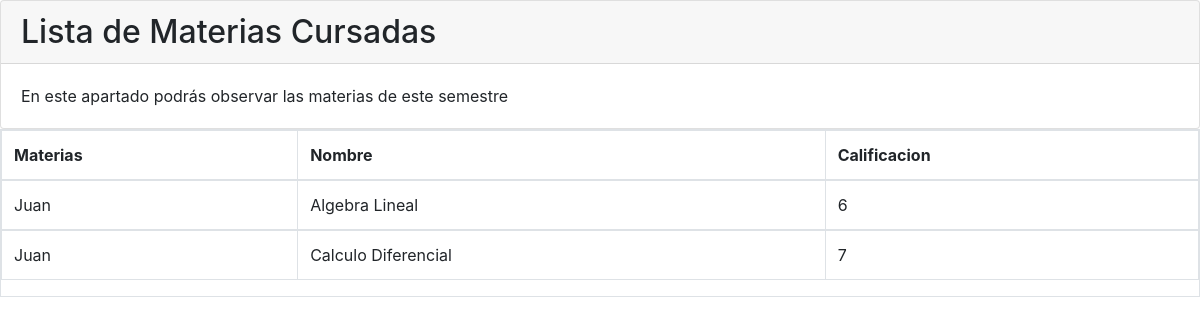
/pruebas.php, run on the app's committed database.
### tables this page shows
CREATE TABLE `cat_alumnos_has_materia` (
  `Cve_Alumno` int(11) NOT NULL,
  `Cve_Materia` int(11) NOT NULL,
  `Cve_Semestre` int(11) NOT NULL,
  `Calificacion` varchar(50) DEFAULT NULL
);

CREATE TABLE `cat_alumnos` (
  `Cve_Alumnos` int(11) NOT NULL,
  `Nombre` varchar(45) DEFAULT NULL,
  `Apellido` varchar(45) DEFAULT NULL,
  `Matricula` varchar(45) DEFAULT NULL,
  `Cve_Semestre` int(11) NOT NULL
);

CREATE TABLE `cat_materias` (
  `Cve_Materia` int(11) NOT NULL,
  `Nombre` varchar(45) DEFAULT NULL,
  `Cve_Semestre` int(11) NOT NULL
);

### pruebas.php (the view, shortened to what this page needs)
<?php
 $conn = mysqli_connect('localhost','root','','desarrollatec');
?>
<!DOCTYPE html>
<html>
<head>
    <html lang="es">
    <link rel="stylesheet" href="https://cdnjs.cloudflare.com/ajax/libs/twitter-bootstrap/4.1.3/css/bootstrap.min.css">
    <link rel="stylesheet" href="assets/css/styles.css">
</head>
<body>
    <div class="card">
        <div class="card-header">
            <h2 class="mb-0">Lista de Materias Cursadas</h2>
        </div>
        <div class="card-body">
            <p class="card-text">En este apartado podrás observar las materias de este semestre</p>
        </div>
    </div>
    <div class="table-responsive table-bordered">
        <table class="table table-bordered">
            <thead>
                <tr>
                    <th>Materias</th>
                    <th>Nombre</th>
                    <th>Calificacion </th>
                </tr>
            </thead>
            <?php
            $SQL = "SELECT cat_alumnos.Nombre as nombre_alumno,cat_alumnos.Apellido, cat_materias.Nombre, cat_alumnos_has_materia.Calificacion from cat_alumnos_has_materia INNER JOIN cat_alumnos on cat_alumnos.Cve_Alumnos = cat_alumnos_has_materia.Cve_Alumno INNER JOIN cat_materias on cat_alumnos_has_materia.Cve_Materia = cat_materias.Cve_Materia";
            $result =  mysqli_query($conn,$SQL);
            while($mostrar=mysqli_fetch_array($result)){
            ?>
            <tbody>
                <tr>
                    <td><?php echo $mostrar['nombre_alumno'] ?></td>
                    <td><?php echo $mostrar['Nombre'] ?></td>
                    <td><?php echo $mostrar['Calificacion'] ?></td>
                </tr>
            </tbody>
            <?php
            }
            ?>
        </table>
    </div>
</body>
</html>

### data on the page
cat_alumnos_has_materia: cat_alumnos.Nombre "Juan", cat_materias.Nombre "Algebra Lineal", Calificacion "6"
cat_alumnos_has_materia: cat_alumnos.Nombre "Juan", cat_materias.Nombre "Calculo Diferencial", Calificacion "7"
